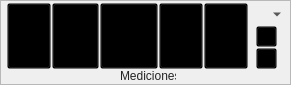
       <widget class="QFrame" name="frame_66">
        <property name="geometry">
         <rect>
          <x>860</x>
          <y>0</y>
          <width>291</width>
          <height>85</height>
         </rect>
        </property>
        <property name="styleSheet">
         <string notr="true">QFrame#frame_66{
	background-color: qlineargradient(spread:pad, x1:0.506, y1:1, x2:0.499955, y2:0.636, stop:0 rgba(165, 165, 165, 255), stop:1 rgba(201, 201, 201, 255));
	border-bottom: 1px solid rgb(112, 112, 112);
	border-right: 1px solid qlineargradient(spread:pad, x1:0.494318, y1:1, x2:0.506, y2:0, stop:0 rgba(112, 112, 112, 255), stop:1 rgba(184, 184, 184, 255));
}</string>
        </property>
        <property name="frameShape">
         <enum>QFrame::StyledPanel</enum>
        </property>
        <property name="frameShadow">
         <enum>QFrame::Raised</enum>
        </property>
        <widget class="QFrame" name="frame_51">
         <property name="geometry">
          <rect>
           <x>7</x>
           <y>3</y>
           <width>44</width>
           <height>66</height>
          </rect>
         </property>
         <property name="styleSheet">
          <string notr="true">QFrame{
	background-color: transparent;
}

QToolButton{
	background-color: transparent;
	}

QToolButton:hover{
	background-color: qlineargradient(spread:reflect, x1:0.455273, y1:1, x2:0.460273, y2:0, stop:0 rgba(253, 247, 225, 255), stop:0.301136 rgba(252, 228, 137, 255), stop:0.829545 rgba(253, 235, 168, 255), stop:1 rgba(253, 238, 177, 255));
	border-top: 2px solid qlineargradient(spread:pad, x1:0.465909, y1:0, x2:0.465909, y2:1, stop:0 rgba(241, 202, 88, 255), stop:1 rgba(253, 249, 232, 255));
	border-right: 2px solid qlineargradient(spread:pad, x1:0.994318, y1:0.568, x2:0, y2:0.568, stop:0 rgba(241, 204, 84, 255), stop:1 rgba(253, 246, 221, 255));
	border-bottom: 2px solid qlineargradient(spread:pad, x1:0.471, y1:1, x2:0.494, y2:0, stop:0 rgba(244, 213, 73, 255), stop:1 rgba(253, 253, 235, 255));
	border-left: 2px solid qlineargradient(spread:pad, x1:0, y1:0.642, x2:1, y2:0.659, stop:0 rgba(242, 205, 83, 255), stop:1 rgba(253, 246, 223, 255));
	border-radius: 1.5ex;
}

QToolButton:checked{
	background-color: qlineargradient(spread:pad, x1:0.483, y1:1, x2:0.477, y2:0.426, stop:0 rgba(254, 226, 135, 255), stop:1 rgba(250, 214, 121, 255));
	border-top: 2px solid qlineargradient(spread:pad, x1:0.5, y1:0, x2:0.517, y2:1, stop:0 rgba(194, 118, 43, 255), stop:1 rgba(246, 200, 103, 255));
	border-right: 2px solid qlineargradient(spread:pad, x1:1, y1:0.557, x2:0, y2:0.563, stop:0 rgba(194, 128, 50, 255), stop:1 rgba(248, 208, 113, 255));
	border-bottom: 2px solid qlineargradient(spread:pad, x1:0.449, y1:1, x2:0.449, y2:0, stop:0 rgba(194, 158, 71, 255), stop:1 rgba(250, 215, 122, 255));
	border-left: 2px solid qlineargradient(spread:pad, x1:0, y1:0.545455, x2:1, y2:0.54, stop:0 rgba(194, 132, 53, 255), stop:1 rgba(248, 209, 114, 255));
	border-radius: 1.5ex;
}

</string>
         </property>
         <property name="frameShape">
          <enum>QFrame::StyledPanel</enum>
         </property>
         <property name="frameShadow">
          <enum>QFrame::Raised</enum>
         </property>
         <property name="checkable" stdset="0">
          <bool>false</bool>
         </property>
         <widget class="QToolButton" name="toolButton_51">
          <property name="geometry">
           <rect>
            <x>0</x>
            <y>0</y>
            <width>44</width>
            <height>66</height>
           </rect>
          </property>
          <property name="styleSheet">
           <string notr="true"/>
          </property>
          <property name="text">
           <string>Línea</string>
          </property>
          <property name="icon">
           <iconset resource="resources.qrc">
            <normaloff>:/Visor/assets/visor/Distance.png</normaloff>:/Visor/assets/visor/Distance.png</iconset>
          </property>
          <property name="iconSize">
           <size>
            <width>39</width>
            <height>39</height>
           </size>
          </property>
          <property name="toolButtonStyle">
           <enum>Qt::ToolButtonTextUnderIcon</enum>
          </property>
         </widget>
        </widget>
        <widget class="QFrame" name="frame_52">
         <property name="geometry">
          <rect>
           <x>52</x>
           <y>3</y>
           <width>47</width>
           <height>66</height>
          </rect>
         </property>
         <property name="styleSheet">
          <string notr="true">QFrame{
	background-color: transparent;
}

QToolButton{
	background-color: transparent;
	}

QToolButton:hover{
	background-color: qlineargradient(spread:reflect, x1:0.455273, y1:1, x2:0.460273, y2:0, stop:0 rgba(253, 247, 225, 255), stop:0.301136 rgba(252, 228, 137, 255), stop:0.829545 rgba(253, 235, 168, 255), stop:1 rgba(253, 238, 177, 255));
	border-top: 2px solid qlineargradient(spread:pad, x1:0.465909, y1:0, x2:0.465909, y2:1, stop:0 rgba(241, 202, 88, 255), stop:1 rgba(253, 249, 232, 255));
	border-right: 2px solid qlineargradient(spread:pad, x1:0.994318, y1:0.568, x2:0, y2:0.568, stop:0 rgba(241, 204, 84, 255), stop:1 rgba(253, 246, 221, 255));
	border-bottom: 2px solid qlineargradient(spread:pad, x1:0.471, y1:1, x2:0.494, y2:0, stop:0 rgba(244, 213, 73, 255), stop:1 rgba(253, 253, 235, 255));
	border-left: 2px solid qlineargradient(spread:pad, x1:0, y1:0.642, x2:1, y2:0.659, stop:0 rgba(242, 205, 83, 255), stop:1 rgba(253, 246, 223, 255));
	border-radius: 1.5ex;
}

QToolButton:checked{
	background-color: qlineargradient(spread:pad, x1:0.483, y1:1, x2:0.477, y2:0.426, stop:0 rgba(254, 226, 135, 255), stop:1 rgba(250, 214, 121, 255));
	border-top: 2px solid qlineargradient(spread:pad, x1:0.5, y1:0, x2:0.517, y2:1, stop:0 rgba(194, 118, 43, 255), stop:1 rgba(246, 200, 103, 255));
	border-right: 2px solid qlineargradient(spread:pad, x1:1, y1:0.557, x2:0, y2:0.563, stop:0 rgba(194, 128, 50, 255), stop:1 rgba(248, 208, 113, 255));
	border-bottom: 2px solid qlineargradient(spread:pad, x1:0.449, y1:1, x2:0.449, y2:0, stop:0 rgba(194, 158, 71, 255), stop:1 rgba(250, 215, 122, 255));
	border-left: 2px solid qlineargradient(spread:pad, x1:0, y1:0.545455, x2:1, y2:0.54, stop:0 rgba(194, 132, 53, 255), stop:1 rgba(248, 209, 114, 255));
	border-radius: 1.5ex;
}

</string>
         </property>
         <property name="frameShape">
          <enum>QFrame::StyledPanel</enum>
         </property>
         <property name="frameShadow">
          <enum>QFrame::Raised</enum>
         </property>
         <property name="checkable" stdset="0">
          <bool>false</bool>
         </property>
         <widget class="QToolButton" name="toolButton_52">
          <property name="geometry">
           <rect>
            <x>0</x>
            <y>0</y>
            <width>47</width>
            <height>66</height>
           </rect>
          </property>
          <property name="styleSheet">
           <string notr="true"/>
          </property>
          <property name="text">
           <string>Medición
libre</string>
          </property>
          <property name="icon">
           <iconset resource="resources.qrc">
            <normaloff>:/Visor/assets/visor/Free.png</normaloff>:/Visor/assets/visor/Free.png</iconset>
          </property>
          <property name="iconSize">
           <size>
            <width>39</width>
            <height>39</height>
           </size>
          </property>
          <property name="toolButtonStyle">
           <enum>Qt::ToolButtonTextUnderIcon</enum>
          </property>
         </widget>
        </widget>
        <widget class="QFrame" name="frame_53">
         <property name="geometry">
          <rect>
           <x>100</x>
           <y>3</y>
           <width>58</width>
           <height>66</height>
          </rect>
         </property>
         <property name="styleSheet">
          <string notr="true">QFrame{
	background-color: transparent;
}

QToolButton{
	background-color: transparent;
	}

QToolButton:hover{
	background-color: qlineargradient(spread:reflect, x1:0.455273, y1:1, x2:0.460273, y2:0, stop:0 rgba(253, 247, 225, 255), stop:0.301136 rgba(252, 228, 137, 255), stop:0.829545 rgba(253, 235, 168, 255), stop:1 rgba(253, 238, 177, 255));
	border-top: 2px solid qlineargradient(spread:pad, x1:0.465909, y1:0, x2:0.465909, y2:1, stop:0 rgba(241, 202, 88, 255), stop:1 rgba(253, 249, 232, 255));
	border-right: 2px solid qlineargradient(spread:pad, x1:0.994318, y1:0.568, x2:0, y2:0.568, stop:0 rgba(241, 204, 84, 255), stop:1 rgba(253, 246, 221, 255));
	border-bottom: 2px solid qlineargradient(spread:pad, x1:0.471, y1:1, x2:0.494, y2:0, stop:0 rgba(244, 213, 73, 255), stop:1 rgba(253, 253, 235, 255));
	border-left: 2px solid qlineargradient(spread:pad, x1:0, y1:0.642, x2:1, y2:0.659, stop:0 rgba(242, 205, 83, 255), stop:1 rgba(253, 246, 223, 255));
	border-radius: 1.5ex;
}

QToolButton:checked{
	background-color: qlineargradient(spread:pad, x1:0.483, y1:1, x2:0.477, y2:0.426, stop:0 rgba(254, 226, 135, 255), stop:1 rgba(250, 214, 121, 255));
	border-top: 2px solid qlineargradient(spread:pad, x1:0.5, y1:0, x2:0.517, y2:1, stop:0 rgba(194, 118, 43, 255), stop:1 rgba(246, 200, 103, 255));
	border-right: 2px solid qlineargradient(spread:pad, x1:1, y1:0.557, x2:0, y2:0.563, stop:0 rgba(194, 128, 50, 255), stop:1 rgba(248, 208, 113, 255));
	border-bottom: 2px solid qlineargradient(spread:pad, x1:0.449, y1:1, x2:0.449, y2:0, stop:0 rgba(194, 158, 71, 255), stop:1 rgba(250, 215, 122, 255));
	border-left: 2px solid qlineargradient(spread:pad, x1:0, y1:0.545455, x2:1, y2:0.54, stop:0 rgba(194, 132, 53, 255), stop:1 rgba(248, 209, 114, 255));
	border-radius: 1.5ex;
}

</string>
         </property>
         <property name="frameShape">
          <enum>QFrame::StyledPanel</enum>
         </property>
         <property name="frameShadow">
          <enum>QFrame::Raised</enum>
         </property>
         <property name="checkable" stdset="0">
          <bool>false</bool>
         </property>
         <widget class="QToolButton" name="toolButton_53">
          <property name="geometry">
           <rect>
            <x>0</x>
            <y>0</y>
            <width>58</width>
            <height>66</height>
           </rect>
          </property>
          <property name="styleSheet">
           <string notr="true"/>
          </property>
          <property name="text">
           <string>Rectángulo</string>
          </property>
          <property name="icon">
           <iconset resource="resources.qrc">
            <normaloff>:/Visor/assets/visor/Square.png</normaloff>:/Visor/assets/visor/Square.png</iconset>
          </property>
          <property name="iconSize">
           <size>
            <width>39</width>
            <height>39</height>
           </size>
          </property>
          <property name="toolButtonStyle">
           <enum>Qt::ToolButtonTextUnderIcon</enum>
          </property>
         </widget>
        </widget>
        <widget class="QFrame" name="frame_69">
         <property name="geometry">
          <rect>
           <x>159</x>
           <y>3</y>
           <width>44</width>
           <height>66</height>
          </rect>
         </property>
         <property name="styleSheet">
          <string notr="true">QFrame{
	background-color: transparent;
}

QToolButton{
	background-color: transparent;
	}

QToolButton:hover{
	background-color: qlineargradient(spread:reflect, x1:0.455273, y1:1, x2:0.460273, y2:0, stop:0 rgba(253, 247, 225, 255), stop:0.301136 rgba(252, 228, 137, 255), stop:0.829545 rgba(253, 235, 168, 255), stop:1 rgba(253, 238, 177, 255));
	border-top: 2px solid qlineargradient(spread:pad, x1:0.465909, y1:0, x2:0.465909, y2:1, stop:0 rgba(241, 202, 88, 255), stop:1 rgba(253, 249, 232, 255));
	border-right: 2px solid qlineargradient(spread:pad, x1:0.994318, y1:0.568, x2:0, y2:0.568, stop:0 rgba(241, 204, 84, 255), stop:1 rgba(253, 246, 221, 255));
	border-bottom: 2px solid qlineargradient(spread:pad, x1:0.471, y1:1, x2:0.494, y2:0, stop:0 rgba(244, 213, 73, 255), stop:1 rgba(253, 253, 235, 255));
	border-left: 2px solid qlineargradient(spread:pad, x1:0, y1:0.642, x2:1, y2:0.659, stop:0 rgba(242, 205, 83, 255), stop:1 rgba(253, 246, 223, 255));
	border-radius: 1.5ex;
}

QToolButton:checked{
	background-color: qlineargradient(spread:pad, x1:0.483, y1:1, x2:0.477, y2:0.426, stop:0 rgba(254, 226, 135, 255), stop:1 rgba(250, 214, 121, 255));
	border-top: 2px solid qlineargradient(spread:pad, x1:0.5, y1:0, x2:0.517, y2:1, stop:0 rgba(194, 118, 43, 255), stop:1 rgba(246, 200, 103, 255));
	border-right: 2px solid qlineargradient(spread:pad, x1:1, y1:0.557, x2:0, y2:0.563, stop:0 rgba(194, 128, 50, 255), stop:1 rgba(248, 208, 113, 255));
	border-bottom: 2px solid qlineargradient(spread:pad, x1:0.449, y1:1, x2:0.449, y2:0, stop:0 rgba(194, 158, 71, 255), stop:1 rgba(250, 215, 122, 255));
	border-left: 2px solid qlineargradient(spread:pad, x1:0, y1:0.545455, x2:1, y2:0.54, stop:0 rgba(194, 132, 53, 255), stop:1 rgba(248, 209, 114, 255));
	border-radius: 1.5ex;
}

</string>
         </property>
         <property name="frameShape">
          <enum>QFrame::StyledPanel</enum>
         </property>
         <property name="frameShadow">
          <enum>QFrame::Raised</enum>
         </property>
         <property name="checkable" stdset="0">
          <bool>false</bool>
         </property>
         <widget class="QToolButton" name="toolButton_54">
          <property name="geometry">
           <rect>
            <x>0</x>
            <y>0</y>
            <width>44</width>
            <height>66</height>
           </rect>
          </property>
          <property name="styleSheet">
           <string notr="true"/>
          </property>
          <property name="text">
           <string>Elipse</string>
          </property>
          <property name="icon">
           <iconset resource="resources.qrc">
            <normaloff>:/Visor/assets/visor/Circle.png</normaloff>:/Visor/assets/visor/Circle.png</iconset>
          </property>
          <property name="iconSize">
           <size>
            <width>39</width>
            <height>39</height>
           </size>
          </property>
          <property name="toolButtonStyle">
           <enum>Qt::ToolButtonTextUnderIcon</enum>
          </property>
         </widget>
        </widget>
        <widget class="QFrame" name="frame_70">
         <property name="geometry">
          <rect>
           <x>204</x>
           <y>3</y>
           <width>44</width>
           <height>66</height>
          </rect>
         </property>
         <property name="styleSheet">
          <string notr="true">QFrame{
	background-color: transparent;
}

QToolButton{
	background-color: transparent;
	}

QToolButton:hover{
	background-color: qlineargradient(spread:reflect, x1:0.455273, y1:1, x2:0.460273, y2:0, stop:0 rgba(253, 247, 225, 255), stop:0.301136 rgba(252, 228, 137, 255), stop:0.829545 rgba(253, 235, 168, 255), stop:1 rgba(253, 238, 177, 255));
	border-top: 2px solid qlineargradient(spread:pad, x1:0.465909, y1:0, x2:0.465909, y2:1, stop:0 rgba(241, 202, 88, 255), stop:1 rgba(253, 249, 232, 255));
	border-right: 2px solid qlineargradient(spread:pad, x1:0.994318, y1:0.568, x2:0, y2:0.568, stop:0 rgba(241, 204, 84, 255), stop:1 rgba(253, 246, 221, 255));
	border-bottom: 2px solid qlineargradient(spread:pad, x1:0.471, y1:1, x2:0.494, y2:0, stop:0 rgba(244, 213, 73, 255), stop:1 rgba(253, 253, 235, 255));
	border-left: 2px solid qlineargradient(spread:pad, x1:0, y1:0.642, x2:1, y2:0.659, stop:0 rgba(242, 205, 83, 255), stop:1 rgba(253, 246, 223, 255));
	border-radius: 1.5ex;
}

QToolButton:checked{
	background-color: qlineargradient(spread:pad, x1:0.483, y1:1, x2:0.477, y2:0.426, stop:0 rgba(254, 226, 135, 255), stop:1 rgba(250, 214, 121, 255));
	border-top: 2px solid qlineargradient(spread:pad, x1:0.5, y1:0, x2:0.517, y2:1, stop:0 rgba(194, 118, 43, 255), stop:1 rgba(246, 200, 103, 255));
	border-right: 2px solid qlineargradient(spread:pad, x1:1, y1:0.557, x2:0, y2:0.563, stop:0 rgba(194, 128, 50, 255), stop:1 rgba(248, 208, 113, 255));
	border-bottom: 2px solid qlineargradient(spread:pad, x1:0.449, y1:1, x2:0.449, y2:0, stop:0 rgba(194, 158, 71, 255), stop:1 rgba(250, 215, 122, 255));
	border-left: 2px solid qlineargradient(spread:pad, x1:0, y1:0.545455, x2:1, y2:0.54, stop:0 rgba(194, 132, 53, 255), stop:1 rgba(248, 209, 114, 255));
	border-radius: 1.5ex;
}

</string>
         </property>
         <property name="frameShape">
          <enum>QFrame::StyledPanel</enum>
         </property>
         <property name="frameShadow">
          <enum>QFrame::Raised</enum>
         </property>
         <property name="checkable" stdset="0">
          <bool>false</bool>
         </property>
         <widget class="QToolButton" name="toolButton_55">
          <property name="geometry">
           <rect>
            <x>0</x>
            <y>0</y>
            <width>44</width>
            <height>66</height>
           </rect>
          </property>
          <property name="styleSheet">
           <string notr="true"/>
          </property>
          <property name="text">
           <string>Ángulo</string>
          </property>
          <property name="icon">
           <iconset resource="resources.qrc">
            <normaloff>:/Visor/assets/visor/Angle.png</normaloff>:/Visor/assets/visor/Angle.png</iconset>
          </property>
          <property name="iconSize">
           <size>
            <width>39</width>
            <height>39</height>
           </size>
          </property>
          <property name="toolButtonStyle">
           <enum>Qt::ToolButtonTextUnderIcon</enum>
          </property>
         </widget>
        </widget>
        <widget class="QLabel" name="label_21">
         <property name="geometry">
          <rect>
           <x>120</x>
           <y>68</y>
           <width>56</width>
           <height>16</height>
          </rect>
         </property>
         <property name="styleSheet">
          <string notr="true">QLabel{
	background-color: transparent;
	color: rgb(36, 36, 36)
}</string>
         </property>
         <property name="text">
          <string>Mediciones</string>
         </property>
        </widget>
        <widget class="QFrame" name="frame_71">
         <property name="geometry">
          <rect>
           <x>256</x>
           <y>48</y>
           <width>21</width>
           <height>21</height>
          </rect>
         </property>
         <property name="styleSheet">
          <string notr="true">QFrame{
	background-color: transparent;
}

QToolButton{
	background-color: transparent;
	}

QToolButton:hover{
	background-color: qlineargradient(spread:reflect, x1:0.455273, y1:1, x2:0.460273, y2:0, stop:0 rgba(253, 247, 225, 255), stop:0.301136 rgba(252, 228, 137, 255), stop:0.829545 rgba(253, 235, 168, 255), stop:1 rgba(253, 238, 177, 255));
	border-top: 2px solid qlineargradient(spread:pad, x1:0.465909, y1:0, x2:0.465909, y2:1, stop:0 rgba(241, 202, 88, 255), stop:1 rgba(253, 249, 232, 255));
	border-right: 2px solid qlineargradient(spread:pad, x1:0.994318, y1:0.568, x2:0, y2:0.568, stop:0 rgba(241, 204, 84, 255), stop:1 rgba(253, 246, 221, 255));
	border-bottom: 2px solid qlineargradient(spread:pad, x1:0.471, y1:1, x2:0.494, y2:0, stop:0 rgba(244, 213, 73, 255), stop:1 rgba(253, 253, 235, 255));
	border-left: 2px solid qlineargradient(spread:pad, x1:0, y1:0.642, x2:1, y2:0.659, stop:0 rgba(242, 205, 83, 255), stop:1 rgba(253, 246, 223, 255));
	border-radius: 1.5ex;
}

QToolButton:checked{
	background-color: qlineargradient(spread:pad, x1:0.483, y1:1, x2:0.477, y2:0.426, stop:0 rgba(254, 226, 135, 255), stop:1 rgba(250, 214, 121, 255));
	border-top: 2px solid qlineargradient(spread:pad, x1:0.5, y1:0, x2:0.517, y2:1, stop:0 rgba(194, 118, 43, 255), stop:1 rgba(246, 200, 103, 255));
	border-right: 2px solid qlineargradient(spread:pad, x1:1, y1:0.557, x2:0, y2:0.563, stop:0 rgba(194, 128, 50, 255), stop:1 rgba(248, 208, 113, 255));
	border-bottom: 2px solid qlineargradient(spread:pad, x1:0.449, y1:1, x2:0.449, y2:0, stop:0 rgba(194, 158, 71, 255), stop:1 rgba(250, 215, 122, 255));
	border-left: 2px solid qlineargradient(spread:pad, x1:0, y1:0.545455, x2:1, y2:0.54, stop:0 rgba(194, 132, 53, 255), stop:1 rgba(248, 209, 114, 255));
	border-radius: 1.5ex;
}

</string>
         </property>
         <property name="frameShape">
          <enum>QFrame::StyledPanel</enum>
         </property>
         <property name="frameShadow">
          <enum>QFrame::Raised</enum>
         </property>
         <property name="checkable" stdset="0">
          <bool>false</bool>
         </property>
         <widget class="QToolButton" name="toolButton_56">
          <property name="geometry">
           <rect>
            <x>0</x>
            <y>0</y>
            <width>21</width>
            <height>21</height>
           </rect>
          </property>
          <property name="styleSheet">
           <string notr="true"/>
          </property>
          <property name="text">
           <string/>
          </property>
          <property name="icon">
           <iconset resource="resources.qrc">
            <normaloff>:/Visor/assets/visor/calibrar.png</normaloff>:/Visor/assets/visor/calibrar.png</iconset>
          </property>
          <property name="iconSize">
           <size>
            <width>15</width>
            <height>39</height>
           </size>
          </property>
          <property name="toolButtonStyle">
           <enum>Qt::ToolButtonTextUnderIcon</enum>
          </property>
         </widget>
        </widget>
        <widget class="QFrame" name="frame_72">
         <property name="geometry">
          <rect>
           <x>256</x>
           <y>26</y>
           <width>21</width>
           <height>21</height>
          </rect>
         </property>
         <property name="styleSheet">
          <string notr="true">QFrame{
	background-color: transparent;
}

QToolButton{
	background-color: transparent;
	}

QToolButton:hover{
	background-color: qlineargradient(spread:reflect, x1:0.455273, y1:1, x2:0.460273, y2:0, stop:0 rgba(253, 247, 225, 255), stop:0.301136 rgba(252, 228, 137, 255), stop:0.829545 rgba(253, 235, 168, 255), stop:1 rgba(253, 238, 177, 255));
	border-top: 2px solid qlineargradient(spread:pad, x1:0.465909, y1:0, x2:0.465909, y2:1, stop:0 rgba(241, 202, 88, 255), stop:1 rgba(253, 249, 232, 255));
	border-right: 2px solid qlineargradient(spread:pad, x1:0.994318, y1:0.568, x2:0, y2:0.568, stop:0 rgba(241, 204, 84, 255), stop:1 rgba(253, 246, 221, 255));
	border-bottom: 2px solid qlineargradient(spread:pad, x1:0.471, y1:1, x2:0.494, y2:0, stop:0 rgba(244, 213, 73, 255), stop:1 rgba(253, 253, 235, 255));
	border-left: 2px solid qlineargradient(spread:pad, x1:0, y1:0.642, x2:1, y2:0.659, stop:0 rgba(242, 205, 83, 255), stop:1 rgba(253, 246, 223, 255));
	border-radius: 1.5ex;
}

QToolButton:checked{
	background-color: qlineargradient(spread:pad, x1:0.483, y1:1, x2:0.477, y2:0.426, stop:0 rgba(254, 226, 135, 255), stop:1 rgba(250, 214, 121, 255));
	border-top: 2px solid qlineargradient(spread:pad, x1:0.5, y1:0, x2:0.517, y2:1, stop:0 rgba(194, 118, 43, 255), stop:1 rgba(246, 200, 103, 255));
	border-right: 2px solid qlineargradient(spread:pad, x1:1, y1:0.557, x2:0, y2:0.563, stop:0 rgba(194, 128, 50, 255), stop:1 rgba(248, 208, 113, 255));
	border-bottom: 2px solid qlineargradient(spread:pad, x1:0.449, y1:1, x2:0.449, y2:0, stop:0 rgba(194, 158, 71, 255), stop:1 rgba(250, 215, 122, 255));
	border-left: 2px solid qlineargradient(spread:pad, x1:0, y1:0.545455, x2:1, y2:0.54, stop:0 rgba(194, 132, 53, 255), stop:1 rgba(248, 209, 114, 255));
	border-radius: 1.5ex;
}

</string>
         </property>
         <property name="frameShape">
          <enum>QFrame::StyledPanel</enum>
         </property>
         <property name="frameShadow">
          <enum>QFrame::Raised</enum>
         </property>
         <property name="checkable" stdset="0">
          <bool>false</bool>
         </property>
         <widget class="QToolButton" name="toolButton_57">
          <property name="geometry">
           <rect>
            <x>0</x>
            <y>0</y>
            <width>21</width>
            <height>21</height>
           </rect>
          </property>
          <property name="styleSheet">
           <string notr="true"/>
          </property>
          <property name="text">
           <string/>
          </property>
          <property name="icon">
           <iconset resource="resources.qrc">
            <normaloff>:/Visor/assets/visor/ShowMesure.png</normaloff>:/Visor/assets/visor/ShowMesure.png</iconset>
          </property>
          <property name="iconSize">
           <size>
            <width>15</width>
            <height>39</height>
           </size>
          </property>
          <property name="toolButtonStyle">
           <enum>Qt::ToolButtonTextUnderIcon</enum>
          </property>
         </widget>
        </widget>
        <widget class="QFrame" name="frame_96">
         <property name="geometry">
          <rect>
           <x>250</x>
           <y>3</y>
           <width>33</width>
           <height>21</height>
          </rect>
         </property>
         <property name="styleSheet">
          <string notr="true">QFrame{
	background-color: transparent;
}

QFrame:hover{
	border-top: 2px solid qlineargradient(spread:pad, x1:0.465909, y1:0, x2:0.465909, y2:1, stop:0 rgba(241, 202, 88, 255), stop:1 rgba(253, 249, 232, 255));
	border-right: 2px solid qlineargradient(spread:pad, x1:0.994318, y1:0.568, x2:0, y2:0.568, stop:0 rgba(241, 204, 84, 255), stop:1 rgba(253, 246, 221, 255));
	border-bottom: 2px solid qlineargradient(spread:pad, x1:0.471, y1:1, x2:0.494, y2:0, stop:0 rgba(244, 213, 73, 255), stop:1 rgba(253, 253, 235, 255));
	border-left: 2px solid qlineargradient(spread:pad, x1:0, y1:0.642, x2:1, y2:0.659, stop:0 rgba(242, 205, 83, 255), stop:1 rgba(253, 246, 223, 255));
	border-radius: 1.5ex;
}

QLabel{
	border:none;
}

QLabel:hover{
	border:none;
padding: 20px;
}


QToolButton{
	background-color: transparent;
	}

QToolButton:hover{
	background-color: qlineargradient(spread:reflect, x1:0.455273, y1:1, x2:0.460273, y2:0, stop:0 rgba(253, 247, 225, 255), stop:0.301136 rgba(252, 228, 137, 255), stop:0.829545 rgba(253, 235, 168, 255), stop:1 rgba(253, 238, 177, 255));
	border-top: 2px solid qlineargradient(spread:pad, x1:0.465909, y1:0, x2:0.465909, y2:1, stop:0 rgba(241, 202, 88, 255), stop:1 rgba(253, 249, 232, 255));
	border-right: 2px solid qlineargradient(spread:pad, x1:0.994318, y1:0.568, x2:0, y2:0.568, stop:0 rgba(241, 204, 84, 255), stop:1 rgba(253, 246, 221, 255));
	border-bottom: 2px solid qlineargradient(spread:pad, x1:0.471, y1:1, x2:0.494, y2:0, stop:0 rgba(244, 213, 73, 255), stop:1 rgba(253, 253, 235, 255));
	border-left: 2px solid qlineargradient(spread:pad, x1:0, y1:0.642, x2:1, y2:0.659, stop:0 rgba(242, 205, 83, 255), stop:1 rgba(253, 246, 223, 255));
	border-radius: 1.5ex;
}

QToolButton:checked{
	background-color: qlineargradient(spread:pad, x1:0.483, y1:1, x2:0.477, y2:0.426, stop:0 rgba(254, 226, 135, 255), stop:1 rgba(250, 214, 121, 255));
	border-top: 2px solid qlineargradient(spread:pad, x1:0.5, y1:0, x2:0.517, y2:1, stop:0 rgba(194, 118, 43, 255), stop:1 rgba(246, 200, 103, 255));
	border-right: 2px solid qlineargradient(spread:pad, x1:1, y1:0.557, x2:0, y2:0.563, stop:0 rgba(194, 128, 50, 255), stop:1 rgba(248, 208, 113, 255));
	border-bottom: 2px solid qlineargradient(spread:pad, x1:0.449, y1:1, x2:0.449, y2:0, stop:0 rgba(194, 158, 71, 255), stop:1 rgba(250, 215, 122, 255));
	border-left: 2px solid qlineargradient(spread:pad, x1:0, y1:0.545455, x2:1, y2:0.54, stop:0 rgba(194, 132, 53, 255), stop:1 rgba(248, 209, 114, 255));
	border-radius: 1.5ex;
}

</string>
         </property>
         <property name="frameShape">
          <enum>QFrame::StyledPanel</enum>
         </property>
         <property name="frameShadow">
          <enum>QFrame::Raised</enum>
         </property>
         <widget class="QFrame" name="frame_97">
          <property name="geometry">
           <rect>
            <x>0</x>
            <y>0</y>
            <width>21</width>
            <height>21</height>
           </rect>
          </property>
          <property name="styleSheet">
           <string notr="true"/>
          </property>
          <property name="frameShape">
           <enum>QFrame::StyledPanel</enum>
          </property>
          <property name="frameShadow">
           <enum>QFrame::Raised</enum>
          </property>
          <widget class="QLabel" name="label_45">
           <property name="geometry">
            <rect>
             <x>2</x>
             <y>2</y>
             <width>15</width>
             <height>15</height>
            </rect>
           </property>
           <property name="styleSheet">
            <string notr="true"/>
           </property>
           <property name="text">
            <string/>
           </property>
           <property name="pixmap">
            <pixmap resource="resources.qrc">:/Visor/assets/visor/Remove.png</pixmap>
           </property>
           <property name="scaledContents">
            <bool>true</bool>
           </property>
          </widget>
         </widget>
         <widget class="QToolButton" name="toolButton_59">
          <property name="geometry">
           <rect>
            <x>21</x>
            <y>1</y>
            <width>12</width>
            <height>21</height>
           </rect>
          </property>
          <property name="text">
           <string/>
          </property>
          <property name="iconSize">
           <size>
            <width>3</width>
            <height>4</height>
           </size>
          </property>
          <property name="toolButtonStyle">
           <enum>Qt::ToolButtonIconOnly</enum>
          </property>
          <property name="arrowType">
           <enum>Qt::DownArrow</enum>
          </property>
         </widget>
        </widget>
       </widget>
